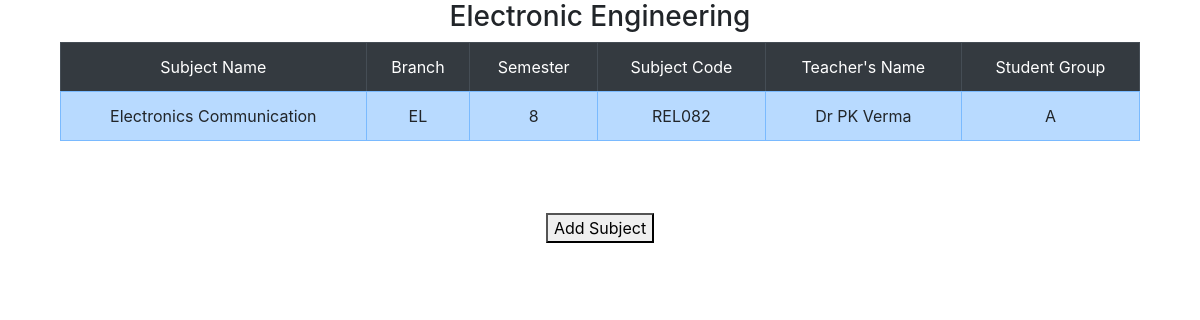
Screenshot of /director/showsubject/13 (signed in) with the database file from the repository.
### director/models.py (models this page shows)
class Subject(models.Model):
    subjectname=models.CharField(max_length=50)
    semester=models.CharField(max_length=50)
    dept=models.CharField(max_length=50)
    subjectcode=models.CharField(max_length=50)
    teachername=models.CharField(max_length=50)
    studentgroup=models.CharField(max_length=50)
    attendanceDateTime=models.CharField(max_length=50)

### director/views.py (the view)
# urls.py: url(r'^showsubject/(?P<id>\d+)$',views.showsubject,name='showsubject'),
def showsubject(request,id):
    if request.session['direcid']:
          e=Department.objects.get(id=id)
          ss=Subject.objects.filter(dept=e.deptname)
          p=''
          if(e.deptname=="CSE"):
              p='Computer Science & Engineering'
          elif(e.deptname=="EE"):
              p="Electrical Engineering"
          elif(e.deptname=="EL"):
              p="Electronic Engineering"
          return render(request,'showsubject.html',{'ss':ss,'p':p})
    else:
        return render(request,'index.html')

### director/templates/showsubject.html (shortened to what this page needs)
<!DOCTYPE html>
<html lang="en">
{% load static%}
<head>
<link rel="stylesheet" href="https://stackpath.bootstrapcdn.com/bootstrap/4.3.1/css/bootstrap.min.css">
<link rel="stylesheet" href="https://maxcdn.bootstrapcdn.com/font-awesome/4.7.0/css/font-awesome.min.css">
</head>
<body>
        <div class="table-responsive">
             <center><h3>{{p}}</h3></center>
      <table border="1" style="margin:0px auto;width:90%" class="table">
          <thead class="table-dark" style="text-align:center">
             <tr>
                 <td>Subject Name</td>
                 <td>Branch</td>
                 <td>Semester</td>
                 <td>Subject Code</td>
                 <td>Teacher's Name</td>
                 <td>Student Group</td>
             </tr>
          </thead>
          {% for e in ss%}
          <tbody class="table-hover">
               <tr class="table-primary" style="text-align:center">
                   <td>{{e.subjectname}}</td>
                   <td>{{e.dept}}</td>
                   <td>{{e.semester}}</td>
                   <td>{{e.subjectcode}}</td>
                   <td>{{e.teachername}}</td>
                   <td>{{e.studentgroup}}</td>
               </tr>
          </tbody>
{%endfor%}
            </table>
           <br/>
</div>
       <br/>
       <br/>
          <center>
<form action="{%url 'director:createsubject'%}" method="post">
    <button type="submit" name="addsubject" id="addsubject">Add Subject</button>
</form>
                 </center>
</body>
</html>

### rows the page displays
Subject: subjectname "Electronics Communication", dept "EL", semester "8", subjectcode "REL082", teachername "Dr PK Verma", studentgroup "A"

### other values shown
{{ p }} "Electronic Engineering"
